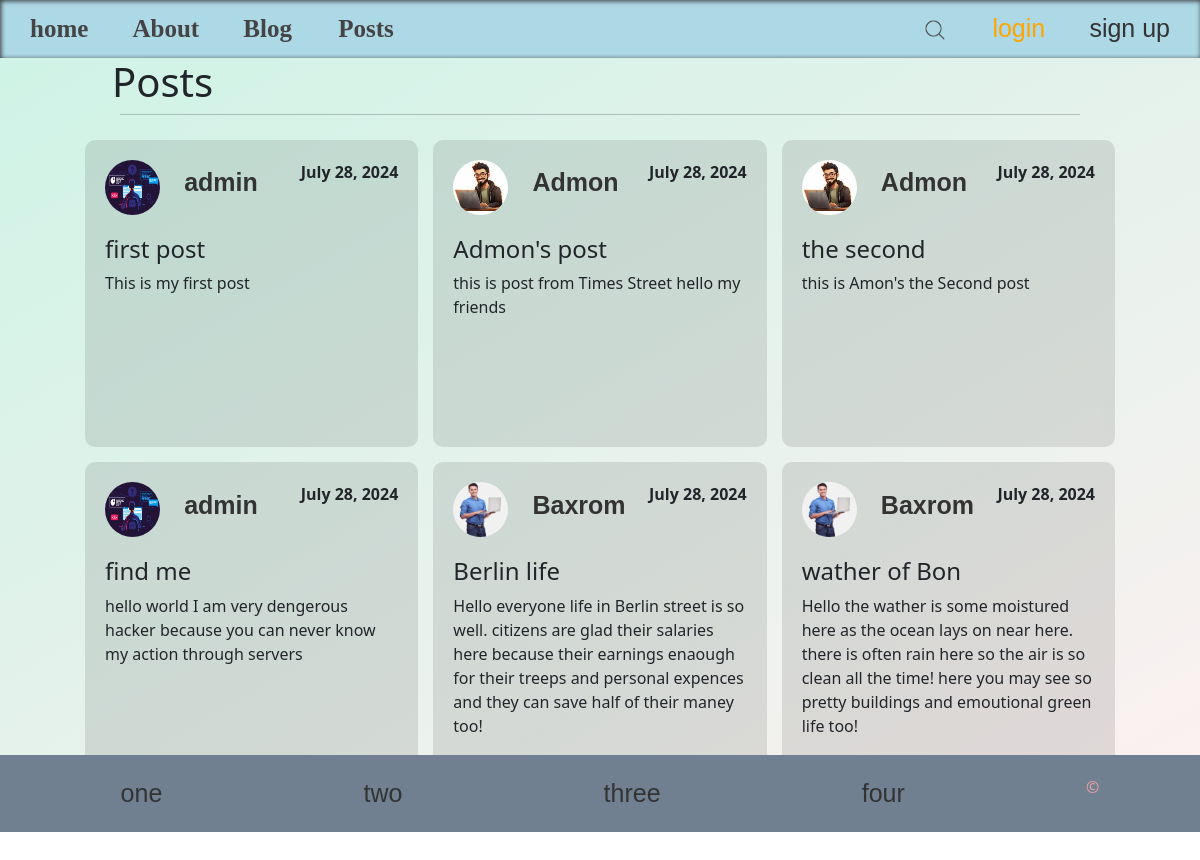
/posts/, run on the app's committed database.
### posts/models.py (models this page shows, shortened)
class Posts(models.Model):
    title = models.CharField(max_length=90)
    content = models.TextField()
    date_posted = models.DateField(auto_now_add=True)
    author = models.ForeignKey(User, on_delete=models.CASCADE)
    def get_owner_pic(self):
        return self.author.profile.image.url
    class Meta:
        verbose_name_plural = 'Posts'
        ordering = ('date_posted',)

### users/models.py (models this page shows, shortened)
class Profile(models.Model):
    user = models.OneToOneField(User, on_delete=models.CASCADE)
    first_name = models.CharField(max_length=100, default='')
    last_name = models.CharField(max_length=100, default='')
    bio = models.TextField(null=True, blank=True)
    image = models.ImageField(default='default.jpg', upload_to='profile_pics')
    age =  models.IntegerField( null=True, blank=True)
    gender = models.CharField(max_length=50, null=True, blank=True)

### posts/views.py (the view)
# urls.py: path('', postsView, name='posts' ),
def postsView(request):
    all_posts = Posts.objects.all()
    return render(request, 'posts.html', context={'posts': all_posts})

### posts/templates/posts.html (shortened to what this page needs)
{%extends "base.html"%}
{%load static %}
{%block css%}
    <link rel="stylesheet" href="{% static 'styles/posts.css' %}">
{%endblock%}
{%block content%}
    <div class="posts-cover">
        <div class="headerPost">
            <h1>Posts</h1>
        </div>
        <hr>
        <div class="cover-cards">
            {%for post in posts%}
                <div class="post-card">
                    <div class="post-info">
                        <b>
                            <img class="pict" src="{{post.get_owner_pic}}" width="50" alt="image">
                            {%if request.user == post.author%}
                                <a class="view-auth-profile" href="{% url 'profile_page'%}">{{post.author}}</a>
                            {%else%}
                                <a class="prof-item " href="#">{{post.author}}</a>
                            {%endif%}
                        </b>
                        <b>{{post.date_posted|date}}</b>
                    </div>
                    <h4>{{post.title}}</h4>
                    <p>{{post.content}}</p>
                </div>
            {%endfor%}
        </div>
    </div>
{%endblock%}

### static/styles/navbar.css (style rules this page uses)
* { padding: 0; margin: 0; transition: 0.5s; }
a { text-decoration: none; border-radius: 5px; padding: 10px 20px; font-family: sans-serif; color: #333; font-size: 25px; }

### static/styles/posts.css (style rules this page uses)
.headerPost { display: flex; justify-content: space-between; padding: 0 7rem; }
hr { width: 80%; margin: auto; }
.cover-cards { display: grid; grid-template-columns: repeat(3, 1fr); background-color: transparent; gap: 15px; padding: 25px; width: 90%; margin: auto; height: 40rem; overflow-y: auto; }
.post-card { width: 100%; background-color: rgb(0,0,0,0.1); padding: 20px 20px 7rem 20px; border-radius: 10px; position: relative; }
.post-info { display: flex; justify-content: space-between; padding-bottom: 20px; }
.pict { width: 55px; height: 55px; border-radius: 50%; }

### data on the page
Posts: get_owner_pic (picture), author "admin", date_posted "July 28, 2024", title "first post", content "This is my first post"
Posts: get_owner_pic (placeholder picture), author "Admon", date_posted "July 28, 2024", title "Admon's post", content "this is post from Times Street hello my friends"
Posts: get_owner_pic (placeholder picture), author "Admon", date_posted "July 28, 2024", title "the second", content "this is Amon's the Second post"
Posts: get_owner_pic (picture), author "admin", date_posted "July 28, 2024", title "find me", content "hello world I am very dengerous hacker because you can never know my action through servers"
Posts: get_owner_pic (picture), author "Baxrom", date_posted "July 28, 2024", title "Berlin life", content "Hello everyone life in Berlin street is so well. citizens are glad their salaries here because their earnings enaough for their treeps and personal expences and they can save half of their maney too!"
Posts: get_owner_pic (picture), author "Baxrom", date_posted "July 28, 2024", title "wather of Bon", content "Hello the wather is some moistured here as the ocean lays on near here. there is often rain here so the air is so clean all the time! here you may see so pretty buildings and emoutional green life too!"
